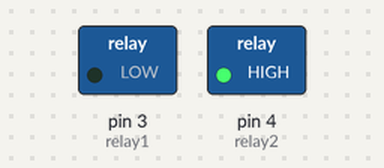
Recording of a sketch running on a simulated Arduino Uno, built with avr-gcc and run on an emulated ATmega328P. On the bench: switched loads named in the sketch (green lamp = pin HIGH).

Above: at 0.5 s.
At 2.5 s:
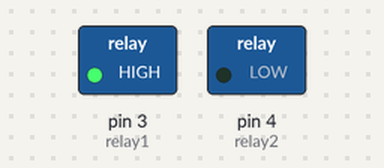
At 3.5 s:
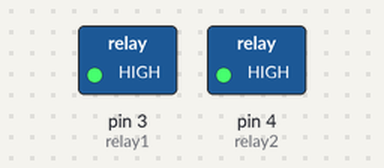
Timing chart, 0 to 5.2 s (numbered marks = the images above):
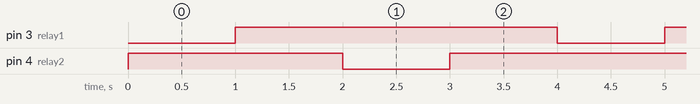

The sketch:

Relay.ino
```cpp
const int relay1 = 3; //pin2
const int relay2 = 4; //pin3

int relayON = LOW; //relay nyala
int relayOFF = HIGH; //relay mati

void setup() {
  pinMode(relay1, OUTPUT);
  pinMode(relay2, OUTPUT);


  digitalWrite(relay1, relayOFF);
  digitalWrite(relay2, relayOFF);

}

void loop() {
  //relay1
  digitalWrite(relay1, relayON);
  delay(1000);
  digitalWrite(relay1, relayOFF);
  delay(1000);

  //relay2
  digitalWrite(relay2, relayON);
  delay(1000);
  digitalWrite(relay2, relayOFF);
  delay(1000);


}
```

Measured:
- by itself, pin 3 (relay1), pin 4 (relay2): alternates HIGH for 3.0 s and LOW for 1.0 s
- by itself, everything shown: repeats every 4.0 s, in 4 steps
